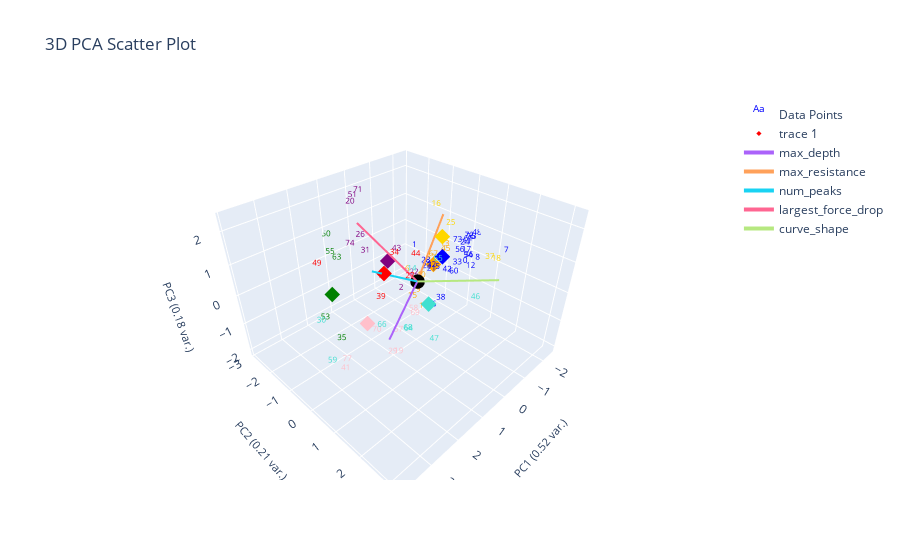

The notebook cell saved with this chart:
### Markdown cell above
# Plot Un-corrected Labeling

### Code cell
plotting.plot_clusters_seperately(pseudo_labeled_data[f'pseudo_{ylabel_name}_nums'],
                                  curve_data, ylabel_name, cluster_category_names=list(ylabel_to_cluster_num.keys()),
                                  pseudo_corrections=marions_labeled_data)
plotting.plot_pca(pseudo_labeled_data, pseudo_labeled_data[f'pseudo_{ylabel_name}_nums'], graph_title="Clustering Un-corrected Pseudo Labeled Data", num_pc=3, ylabel_name=ylabel_name, centroids=label_centroids)

### Figure 1 — Plotly figure (JSON) as saved in the notebook; plotly's stock layout.template omitted (floating-point values rounded to 4 significant figures)
{"data": [{"mode": "text", "name": "Data Points", "text": ["0", "1", "2", "3", "4", "5", "6", "7", "8", "9", "10", "11", "12", "13", "14", "15", "16", "17", "18", "19", "20", "21", "22", "23", "24", "25", "26", "27", "28", "29", "30", "31", "32", "33", "34", "35", "36", "37", "38", "39", "40", "41", "42", "43", "44", "45", "46", "47", "48", "49", "50", "51", "52", "53", "54", "55", "56", "57", "58", "59", "60", "61", "62", "63", "64", "65", "66", "67", "68", "69", "70", "71", "72", "73", "74", "75", "76", "77"], "textfont": {"color": ["blue", "blue", "purple", "blue", "red", "blue", "orange", "blue", "blue", "orange", "orange", "blue", "blue", "orange", "turquoise", "orange", "gold", "blue", "gold", "pink", "purple", "blue", "purple", "blue", "blue", "gold", "purple", "red", "blue", "pink", "turquoise", "purple", "blue", "blue", "red", "green", "blue", "gold", "blue", "red", "orange", "pink", "blue", "purple", "red", "orange", "turquoise", "turquoise", "blue", "red", "green", "purple", "orange", "green", "blue", "green", "blue", "pink", "pink", "turquoise", "blue", "blue", "orange", "green", "turquoise", "turquoise", "turquoise", "orange", "turquoise", "pink", "pink", "purple", "blue", "blue", "purple", "blue", "blue", "pink"], "size": 8}, "type": "scatter3d", "x": [-1.233, -0.7734, 0.07805, -2.31, 1.74, -0.9559, -1.198, -1.772, -1.53, -0.377, -0.2349, -2.14, -1.183, -1.995, 1.275, -0.4026, -1.451, -1.868, -1.098, 1.182, 0.5963, -0.733, -0.2477, -0.7311, -2.154, -1.327, 1.137, 0.7081, -0.4433, 1.667, 3.803, 0.8954, -0.8618, -1.292, 1.048, 2.997, -1.333, -1.005, -0.1835, 1.956, -0.8069, 3.259, -0.8456, 0.3595, 0.821, -1.649, 1.623, 1.435, -2.382, 2.88, 1.057, 1.203, -1.495, 2.631, -1.809, 1.333, -1.647, 0.6285, -0.07713, 3.86, -0.9216, -2.277, -0.8036, 1.538, 1.173, 0.5964, 1.998, -1.648, 1.272, 0.0497, 1.761, 0.6385, -2.338, -1.506, 1.407, -2.339, -0.3077, 3.078], "y": [0.76, -0.8841, -0.5916, 0.2406, 0.3841, -0.04468, -1.581, 1.746, 0.9808, -0.2961, 0.07943, 0.08934, 1.013, -0.6487, 1.007, -0.5607, -0.6339, 0.3177, 1.881, 0.4197, -2.155, -0.1261, -0.3689, -0.2933, 0.02188, 0.05704, -1.111, 0.3863, -0.08345, 0.6776, 0.635, -1.25, -0.2137, 0.4356, 0.1492, 0.1906, 0.7971, 1.725, 0.7763, 0.5826, -0.5914, 0.5673, 0.4137, -0.4924, 0.6921, -0.3374, 3.168, 1.955, 0.2718, -0.7138, -2.862, -1.277, -0.8083, -1.019, 0.4353, -2.347, 0.2262, -0.1538, -0.1979, 0.9722, 0.6129, 0.03028, -2.33, -1.744, 0.8098, 1.252, 0.6327, -0.8315, 0.8733, -0.009247, 0.1418, -1.745, 0.03224, 0.2135, -1.243, 0.09649, 0.3427, 0.4513], "z": [0.1447, 0.1882, -0.8515, 0.3157, 0.8553, -0.3172, -1.241, 0.7051, 0.2263, -1.011, -1.374, 0.1486, 0.1139, -0.186, 1.179, -1.402, 1.429, 0.06011, 0.7898, -2.086, 1.684, -0.3097, -0.326, -0.3003, 0.07967, 1.106, 1.226, 0.3742, 0.1357, -1.584, 0.8045, 0.5526, -0.2811, -0.08133, 1.165, -0.5339, 0.3249, 0.8218, -0.6345, 0.4452, -0.8159, -1.153, -0.1366, 0.7128, 1.268, -0.0962, 1.656, -0.4241, 0.4341, 1.275, 0.5064, 2.373, -0.5564, -0.7745, -0.07607, 0.2222, 0.1148, -1.941, -1.534, -0.165, -0.1481, 0.1672, -1.576, 0.3845, -0.9581, 1.269, -0.4272, -0.5121, -0.8342, -1.533, -1.047, 2.188, 0.2638, 0.5153, 1.006, 0.2361, -1.197, -1.042]}, {"marker": {"color": ["red", "gold", "blue", "green", "purple", "pink", "turquoise", "orange"], "size": 4, "symbol": "diamond"}, "mode": "markers", "type": "scatter3d", "x": [1.185, -1.15, -1.143, 2.056, 0.5785, 1.228, 1.406, -1.648], "y": [-0.1205, -0.1088, -0.05893, -1.358, -0.6217, -0.8814, 1.684, -0.8315], "z": [0.7729, 0.9886, 0.3254, -0.1044, 0.6834, -1.364, 0.8324, -0.5121]}, {"marker": {"color": "black", "size": 5}, "mode": "markers", "name": "Origin", "showlegend": false, "type": "scatter3d", "x": [0], "y": [0], "z": [0]}, {"line": {"width": 4}, "mode": "lines+text", "name": "max_depth", "textposition": "top center", "type": "scatter3d", "x": [0, 1.671], "y": [0, 0.5602], "z": [0, -0.8414]}, {"line": {"width": 4}, "mode": "lines+text", "name": "max_resistance", "textposition": "top center", "type": "scatter3d", "x": [0, -1.573], "y": [0, -0.4633], "z": [0, 1.441]}, {"line": {"width": 4}, "mode": "lines+text", "name": "num_peaks", "textposition": "top center", "type": "scatter3d", "x": [0, 1.54], "y": [0, -0.1927], "z": [0, 0.9662]}, {"line": {"width": 4}, "mode": "lines+text", "name": "largest_force_drop", "textposition": "top center", "type": "scatter3d", "x": [0, 1.165], "y": [0, -1.154], "z": [0, 1.885]}, {"line": {"width": 4}, "mode": "lines+text", "name": "curve_shape", "textposition": "top center", "type": "scatter3d", "x": [0, -0.008738], "y": [0, 2.665], "z": [0, 1.314]}], "layout": {"autosize": true, "scene": {"xaxis": {"title": {"font": {"size": 11}, "text": "PC1 (0.52 var.)"}}, "yaxis": {"title": {"font": {"size": 11}, "text": "PC2 (0.21 var.)"}}, "zaxis": {"title": {"font": {"size": 11}, "text": "PC3 (0.18 var.)"}}}, "title": {"text": "3D PCA Scatter Plot"}}}
